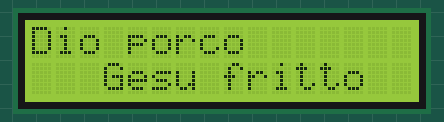
Recording of a sketch running on a simulated Arduino Uno, built with avr-gcc and run on an emulated ATmega328P. On the bench: 16×2 character LCD.

Above: at 0.1 s.
At 3.1 s:
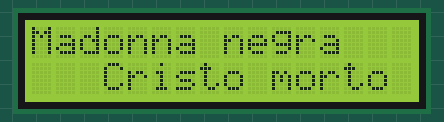

The sketch:

LCDtest.ino
```cpp
#include <LiquidCrystal.h>
int rs=12;
int e=11;
int D4=5;
int D5=4;
int D6=3;
int D7=2;
LiquidCrystal lcd(rs,e,D4,D5,D6,D7);
void setup()
{
  //inizializza l'lcd con le seguenti dimensioni
  lcd.begin(16,2);
}
void loop()
{
  //stampa i seguenti caratteri
  lcd.print("Dio porco");
  //imposta il cursore alle cordinate (x,y)
  lcd.setCursor(3,1);
  lcd.print("Gesu fritto");
  delay(3000);
  //pulisce lo schermo
  lcd.clear();

  lcd.print("Madonna negra");
  lcd.setCursor(3,1);
  lcd.print("Cristo morto");
  delay(3000);

  lcd.clear();

}
```

Measured:
- what the display in image 1 shows lasts 3.0 s, from 3.1 s to 6.1 s
